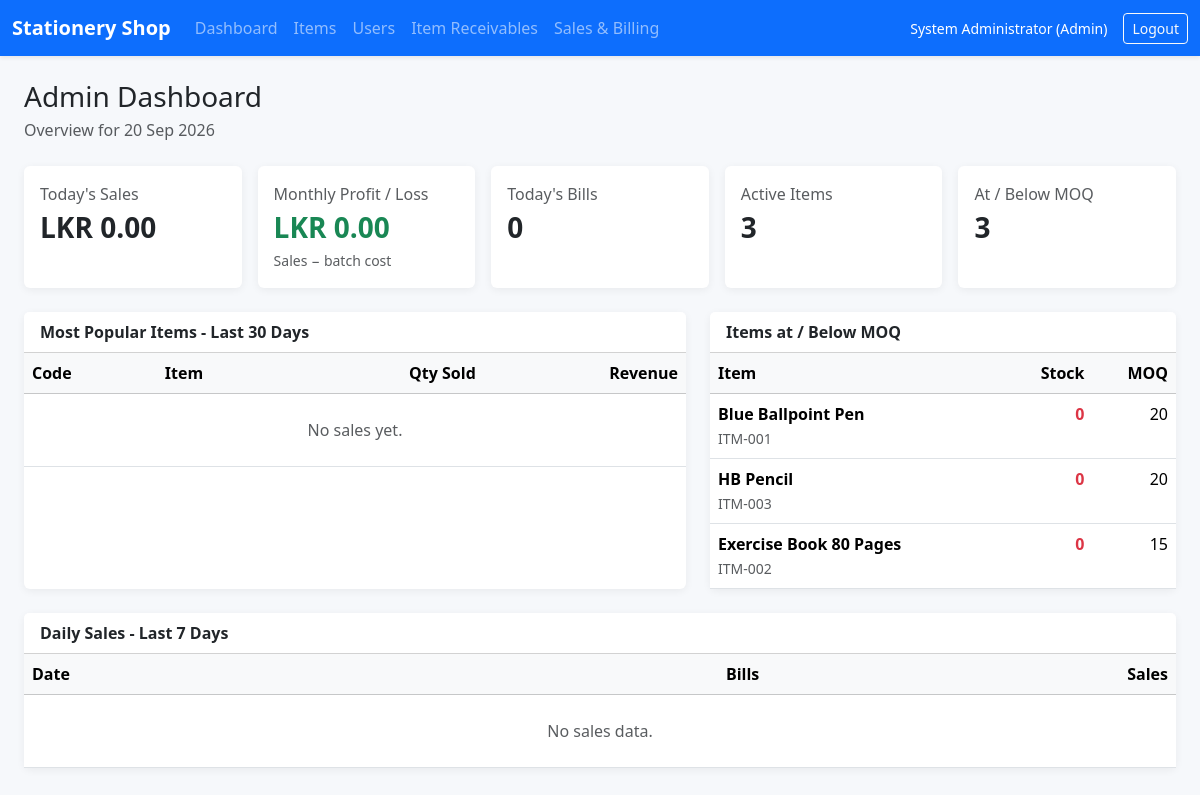
The app's page /dashboard.php (signed in) with its own data.
### tables this page shows
CREATE TABLE master_inventory (
    item_id BIGINT UNSIGNED PRIMARY KEY,
    qty INT UNSIGNED NOT NULL DEFAULT 0,
    updated_at TIMESTAMP NOT NULL DEFAULT CURRENT_TIMESTAMP ON UPDATE CURRENT_TIMESTAMP,
    CONSTRAINT fk_inventory_item
        FOREIGN KEY (item_id) REFERENCES master_item(item_id)
        ON UPDATE CASCADE ON DELETE RESTRICT
);

CREATE TABLE master_item (
    item_id BIGINT UNSIGNED AUTO_INCREMENT PRIMARY KEY,
    item_code VARCHAR(40) NOT NULL UNIQUE,
    item_name VARCHAR(150) NOT NULL,
    moq INT UNSIGNED NOT NULL DEFAULT 0,
    is_active TINYINT(1) NOT NULL DEFAULT 1,
    created_at TIMESTAMP NOT NULL DEFAULT CURRENT_TIMESTAMP,
    updated_at TIMESTAMP NOT NULL DEFAULT CURRENT_TIMESTAMP ON UPDATE CURRENT_TIMESTAMP
);

### includes/functions.php (called while the page is built, shortened)
<?php
function e(?string $value): string
{
    return htmlspecialchars((string) $value, ENT_QUOTES, 'UTF-8');
}
function is_logged_in(): bool
{
    return isset($_SESSION['user']['user_id']);
}
function current_user(): ?array
{
    return $_SESSION['user'] ?? null;
}
function is_admin(): bool
{
    return is_logged_in() && (($_SESSION['user']['role'] ?? '') === 'admin');
}
function money(float|int|string $amount): string
{
    return 'LKR ' . number_format((float) $amount, 2);
}

### dashboard.php (the view, shortened to what this page needs)
<?php
require_once __DIR__ . '/includes/functions.php';
$pdo = db();
$todaySales = (float) $pdo->query("SELECT COALESCE(SUM(total_amount), 0) FROM sales_master WHERE DATE(sale_date) = CURDATE()")->fetchColumn();
$todayBills = (int) $pdo->query("SELECT COUNT(*) FROM sales_master WHERE DATE(sale_date) = CURDATE()")->fetchColumn();
$totalItems = (int) $pdo->query("SELECT COUNT(*) FROM master_item WHERE is_active = 1")->fetchColumn();
$lowStockCount = (int) $pdo->query("SELECT COUNT(*) FROM master_item mi JOIN master_inventory inv ON inv.item_id = mi.item_id WHERE mi.is_active = 1 AND inv.qty <= mi.moq")->fetchColumn();
$monthlyProfit = (float) $pdo->query(
    "SELECT COALESCE(SUM(ts.line_total - ts.cost_total), 0)
     FROM tst_sales ts
     JOIN sales_master sm ON sm.sale_id = ts.sale_id
     WHERE YEAR(sm.sale_date) = YEAR(CURDATE())
       AND MONTH(sm.sale_date) = MONTH(CURDATE())"
)->fetchColumn();
$popularItems = $pdo->query(
    "SELECT mi.item_code, mi.item_name, SUM(ts.qty) AS sold_qty, SUM(ts.line_total) AS revenue
     FROM tst_sales ts
     JOIN master_item mi ON mi.item_id = ts.item_id
     JOIN sales_master sm ON sm.sale_id = ts.sale_id
     WHERE sm.sale_date >= DATE_SUB(NOW(), INTERVAL 30 DAY)
     GROUP BY mi.item_id, mi.item_code, mi.item_name
     ORDER BY sold_qty DESC
     LIMIT 10"
)->fetchAll();
$lowStockItems = $pdo->query(
    "SELECT mi.item_code, mi.item_name, mi.moq, inv.qty
     FROM master_item mi
     JOIN master_inventory inv ON inv.item_id = mi.item_id
     WHERE mi.is_active = 1 AND inv.qty <= mi.moq
     ORDER BY (mi.moq - inv.qty) DESC, mi.item_name"
)->fetchAll();
$dailySales = $pdo->query(
    "SELECT DATE(sale_date) AS sale_day, COUNT(*) AS bill_count, SUM(total_amount) AS total
     FROM sales_master
     WHERE sale_date >= DATE_SUB(CURDATE(), INTERVAL 6 DAY)
     GROUP BY DATE(sale_date)
     ORDER BY sale_day DESC"
)->fetchAll();
require __DIR__ . '/includes/header.php';
?>
<div class="d-flex justify-content-between align-items-center mb-4">
    <div>
        <h1 class="h3 mb-1">Admin Dashboard</h1>
        <p class="text-muted mb-0">Overview for <?= e(date('d M Y')) ?></p>
    </div>
</div>
<div class="row g-3 mb-4">
    <div class="col-md-6 col-xl">
        <div class="card stat-card h-100"><div class="card-body"><div class="text-muted">Today's Sales</div><div class="stat-value"><?= e(money($todaySales)) ?></div></div></div>
    </div>
    <div class="col-md-6 col-xl">
        <div class="card stat-card h-100"><div class="card-body"><div class="text-muted">Monthly Profit / Loss</div><div class="stat-value <?= $monthlyProfit < 0 ? 'text-danger' : 'text-success' ?>"><?= e(money($monthlyProfit)) ?></div><small class="text-muted">Sales − batch cost</small></div></div>
    </div>
    <div class="col-md-6 col-xl">
        <div class="card stat-card h-100"><div class="card-body"><div class="text-muted">Today's Bills</div><div class="stat-value"><?= $todayBills ?></div></div></div>
    </div>
    <div class="col-md-6 col-xl">
        <div class="card stat-card h-100"><div class="card-body"><div class="text-muted">Active Items</div><div class="stat-value"><?= $totalItems ?></div></div></div>
    </div>
    <div class="col-md-6 col-xl">
        <div class="card stat-card h-100"><div class="card-body"><div class="text-muted">At / Below MOQ</div><div class="stat-value"><?= $lowStockCount ?></div></div></div>
    </div>
</div>
<div class="row g-4">
    <div class="col-xl-7">
        <div class="card h-100">
            <div class="card-header bg-white"><strong>Most Popular Items - Last 30 Days</strong></div>
            <div class="card-body p-0">
                <div class="table-responsive">
                    <table class="table table-hover mb-0">
                        <thead class="table-light"><tr><th>Code</th><th>Item</th><th class="text-end">Qty Sold</th><th class="text-end">Revenue</th></tr></thead>
                        <tbody>
                        <?php if (!$popularItems): ?><tr><td colspan="4" class="text-center text-muted py-4">No sales yet.</td></tr><?php endif; ?>
                        </tbody>
                    </table>
                </div>
            </div>
        </div>
    </div>
    <div class="col-xl-5">
        <div class="card h-100">
            <div class="card-header bg-white"><strong>Items at / Below MOQ</strong></div>
            <div class="card-body p-0">
                <div class="table-responsive">
                    <table class="table table-hover mb-0">
                        <thead class="table-light"><tr><th>Item</th><th class="text-end">Stock</th><th class="text-end">MOQ</th></tr></thead>
                        <tbody>
                        <?php foreach ($lowStockItems as $row): ?>
                            <tr><td><span class="fw-semibold"><?= e($row['item_name']) ?></span><br><small class="text-muted"><?= e($row['item_code']) ?></small></td><td class="text-end text-danger fw-semibold"><?= (int) $row['qty'] ?></td><td class="text-end"><?= (int) $row['moq'] ?></td></tr>
                        <?php endforeach; ?>
                        </tbody>
                    </table>
                </div>
            </div>
        </div>
    </div>
    <div class="col-12">
        <div class="card">
            <div class="card-header bg-white"><strong>Daily Sales - Last 7 Days</strong></div>
            <div class="card-body p-0">
                <div class="table-responsive">
                    <table class="table mb-0">
                        <thead class="table-light"><tr><th>Date</th><th class="text-end">Bills</th><th class="text-end">Sales</th></tr></thead>
                        <tbody>
                        <?php if (!$dailySales): ?><tr><td colspan="3" class="text-center text-muted py-4">No sales data.</td></tr><?php endif; ?>
                        </tbody>
                    </table>
                </div>
            </div>
        </div>
    </div>
</div>
<?php require __DIR__ . '/includes/footer.php'; ?>

### includes/header.php (shortened to what this page needs)
<?php
require_once __DIR__ . '/functions.php';
$user = current_user();
?>
<!doctype html>
<html lang="en">
<head>
    <link href="https://cdn.jsdelivr.net/npm/bootstrap@5.3.3/dist/css/bootstrap.min.css" rel="stylesheet">
    <link rel="stylesheet" href="assets/css/style.css">
</head>
<body>
<?php if ($user): ?>
<nav class="navbar navbar-expand-lg navbar-dark bg-primary shadow-sm">
    <div class="container-fluid">
        <a class="navbar-brand fw-semibold" href="<?= is_admin() ? 'dashboard.php' : 'sales.php' ?>">Stationery Shop</a>
        <div class="collapse navbar-collapse" id="mainNav">
            <ul class="navbar-nav me-auto mb-2 mb-lg-0">
                <?php if (is_admin()): ?>
                    <li class="nav-item"><a class="nav-link" href="dashboard.php">Dashboard</a></li>
                    <li class="nav-item"><a class="nav-link" href="items.php">Items</a></li>
                    <li class="nav-item"><a class="nav-link" href="users.php">Users</a></li>
                <?php endif; ?>
                <li class="nav-item"><a class="nav-link" href="receivables.php">Item Receivables</a></li>
                <li class="nav-item"><a class="nav-link" href="sales.php">Sales & Billing</a></li>
            </ul>
            <div class="d-flex align-items-center gap-3 text-white">
                <span class="small"><?= e($user['name']) ?> (<?= e(ucfirst($user['role'])) ?>)</span>
                <a class="btn btn-outline-light btn-sm" href="logout.php">Logout</a>
            </div>
        </div>
    </div>
</nav>
<?php endif; ?>
<main class="container-fluid py-4 px-lg-4">

### includes/footer.php (shortened to what this page needs)
</main>
</body>
</html>

### assets/css/style.css (style rules this page uses)
body { background: #f6f8fb; }
.card { border: 0; box-shadow: 0 0.125rem 0.5rem rgba(0, 0, 0, 0.06); }
.table thead th { white-space: nowrap; }
.stat-card .stat-value { font-size: 1.75rem; font-weight: 700; }

### records on screen
master_inventory: item_id.item_name "Blue Ballpoint Pen", item_id.item_code "ITM-001", qty "0", item_id.moq "20"
master_inventory: item_id.item_name "HB Pencil", item_id.item_code "ITM-003", qty "0", item_id.moq "20"
master_inventory: item_id.item_name "Exercise Book 80 Pages", item_id.item_code "ITM-002", qty "0", item_id.moq "15"

### other values on screen
$user['name'] "System Administrator"
$user['role'] "Admin"
money($todaySales) "LKR 0.00"
money($monthlyProfit) "LKR 0.00"
$todayBills "0"
$totalItems "3"
$lowStockCount "3"
